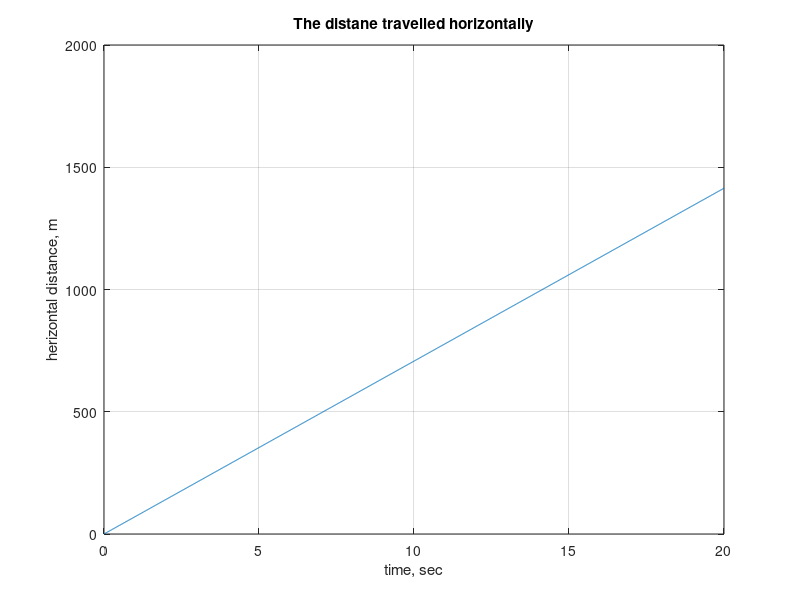
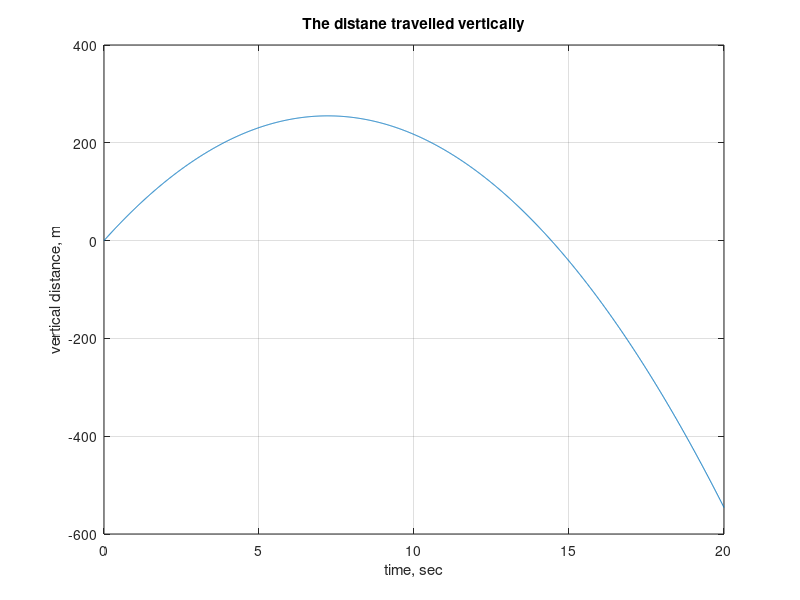
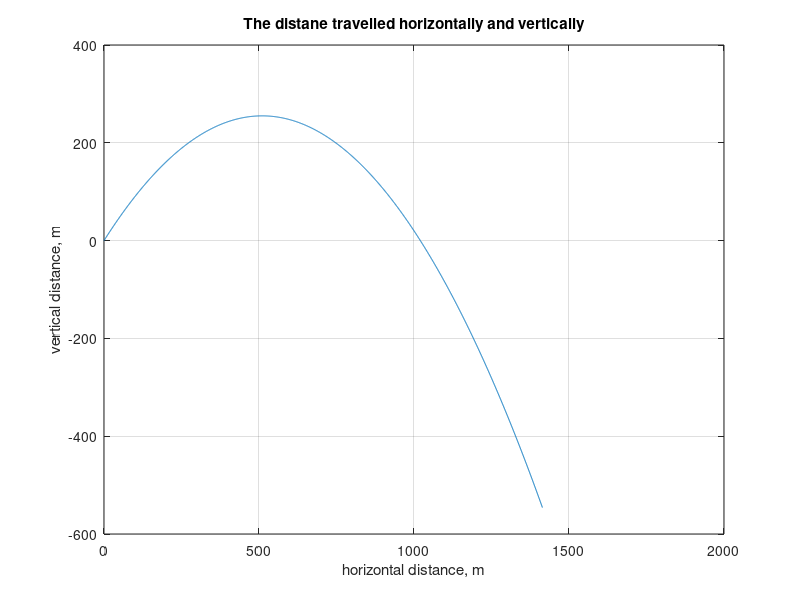
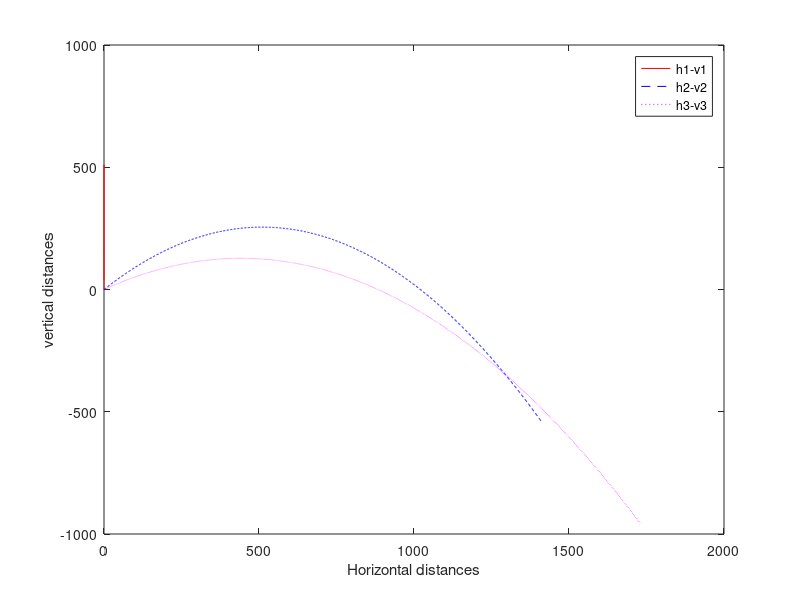

These charts were generated, in order, by the following MATLAB code:
%%%%%%%%%%%%% question 1-4 %%%%%%%%%%%%%
close all
clear all
clc

x = 0:0.1:10;

y1 = exp(x);
y2 = sin(x);
y3 = 5*x.^2+2*x+4;
y4 = sqrt(x);

figure(1);
plot(x,y1);
title('y = e^x');
xlabel('x axis');
ylabel('y axis');
grid on;

figure(2);
plot(x,y2);
title('y = sin(x)');
xlabel('x axis');
ylabel('y axis');
grid on;

figure(3);
plot(x,y3);
title('y = 5*x.^2+2*x+4');
xlabel('x axis');
ylabel('y axis');
grid on;

figure(4);
plot(x,y4);
title('y = sqrt(x)');
xlabel('x axis');
ylabel('y axis');
grid on;

figure(5);
subplot(2,2,1);plot(x,y1);title('y = e^x');xlabel('x axis');ylabel('y axis');grid on;
subplot(2,2,2);plot(x,y2);title('y = sin(x)');xlabel('x axis');ylabel('y axis');grid on;
subplot(2,2,3);plot(x,y3);title('y = 5*x.^2+2*x+4');xlabel('x axis');ylabel('y axis');grid on;
subplot(2,2,4);plot(x,y4);title('y = sqrt(x)');xlabel('x axis');ylabel('y axis');grid on;

%%%%%%%%%%%%% question 2 %%%%%%%%%%
close all
clear all
clc

x = -pi:pi/100:pi;

y1 = sin(x);
y2 = sin(2*x);
y3 = sin(3*x);

plot(x,y1,'--r',x,y2,'-b',x,y3,':g');
title('Graph of sin(x, 2x, 3x)');
xlabel('x');
ylabel('sin(x, 2x, 3x)');
legend('sin(x)', 'sin(2x)', 'sin(3x)');
xlim([-6 6])

%%%%%%%%%%%% question 3-5 %%%%%%%%%%
close all
clear all
clc

v0 = 100;
g = 9.8;
theta = pi/4;
time = 0:0.01:20;

horizontal = time*v0*cos(theta);

vertical = time*v0*sin(theta)-((g*time.^2)/2);

figure(1);plot(time, horizontal);title('The distane travelled horizontally');
xlabel('time, sec');ylabel('herizontal distance, m');grid on;

figure(2);plot(time, vertical);title('The distane travelled vertically');
xlabel('time, sec');ylabel('vertical distance, m');grid on;

figure(3);plot(horizontal, vertical);title('The distane travelled horizontally and vertically');
xlabel('horizontal distance, m');ylabel('vertical distance, m');grid on;

theta1 = pi/2;
theta2 = pi/4;
theta3 = pi/6;

horizontal1 = time*v0*cos(theta1);
horizontal2 = time*v0*cos(theta2);
horizontal3 = time*v0*cos(theta3);

vertical1 = time*v0*sin(theta1)-((g*time.^2)/2);
vertical2 = time*v0*sin(theta2)-((g*time.^2)/2);
vertical3 = time*v0*sin(theta3)-((g*time.^2)/2);

figure(4);plot(horizontal1, vertical1, '-r',  horizontal2, vertical2, '--b', horizontal3, vertical3, ':m')
xlabel('Horizontal distances');ylabel('vertical distances');legend('h1-v1', 'h2-v2', 'h3-v3')

figure(5);
subplot(2,2,1);plot(time, horizontal);title('the distance travelled horizontally');
xlabel('time, sec');ylabel('herizontal distance, m');grid on;

subplot(2,2,2);plot(time, vertical);title('The distane travelled vertically');
xlabel('time, sec');ylabel('vertical distance, m');grid on;

subplot(2,2,3);plot(horizontal, vertical);title('The distane travelled horizontally and vertically');
xlabel('horizontal distance, m');ylabel('vertical distance, m');grid on;

subplot(2,2,4);plot(horizontal1, vertical1, '-r',  horizontal2, vertical2, '--b', horizontal3, vertical3, ':m')
xlabel('Horizontal distances');ylabel('vertical distances');legend('h1-v1', 'h2-v2', 'h3-v3')









